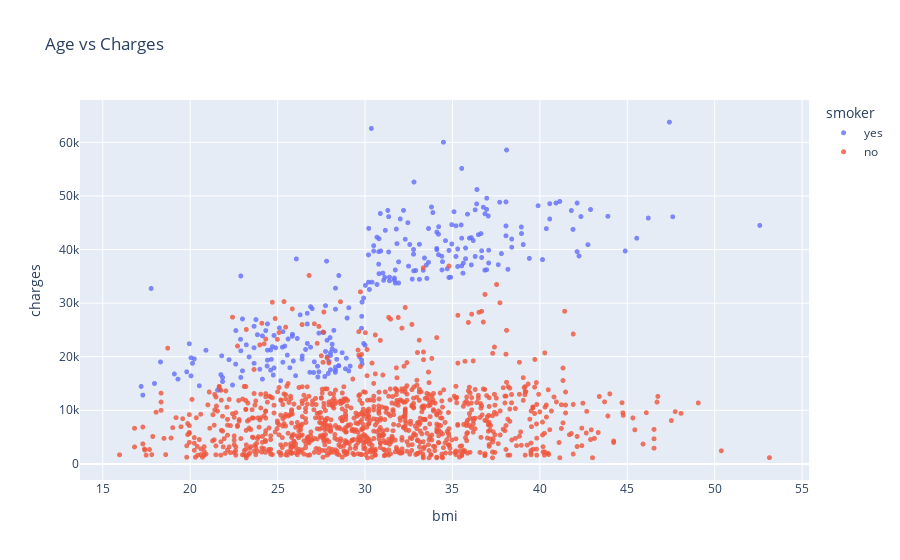

Notebook cell for this chart:
### Code cell
fig = px.scatter(df,x='bmi',y='charges',color='smoker',opacity=.8,hover_data=['sex'],title='Age vs Charges')
fig.update_traces(marker_size=5)
fig.show()

### Figure 1 — Plotly figure (JSON) as saved in the notebook; plotly's stock layout.template omitted (floating-point values rounded to 4 significant figures; data arrays with more than 128 entries replaced by an {"elided": "..."} marker saying what was removed)
{"data": [{"customdata": {"elided": "274x1 str values"}, "hovertemplate": "smoker=yes<br>bmi=%{x}<br>charges=%{y}<br>sex=%{customdata[0]}<extra></extra>", "legendgroup": "yes", "marker": {"color": "#636efa", "opacity": 0.8, "size": 5, "symbol": "circle"}, "mode": "markers", "name": "yes", "showlegend": true, "type": "scattergl", "x": {"elided": "274 float values"}, "xaxis": "x", "y": {"elided": "274 float values"}, "yaxis": "y"}, {"customdata": {"elided": "1064x1 str values"}, "hovertemplate": "smoker=no<br>bmi=%{x}<br>charges=%{y}<br>sex=%{customdata[0]}<extra></extra>", "legendgroup": "no", "marker": {"color": "#EF553B", "opacity": 0.8, "size": 5, "symbol": "circle"}, "mode": "markers", "name": "no", "showlegend": true, "type": "scattergl", "x": {"elided": "1064 float values"}, "xaxis": "x", "y": {"elided": "1064 float values"}, "yaxis": "y"}], "layout": {"legend": {"title": {"text": "smoker"}, "tracegroupgap": 0}, "title": {"text": "Age vs Charges"}, "xaxis": {"anchor": "y", "domain": [0, 1], "title": {"text": "bmi"}}, "yaxis": {"anchor": "x", "domain": [0, 1], "title": {"text": "charges"}}}}
